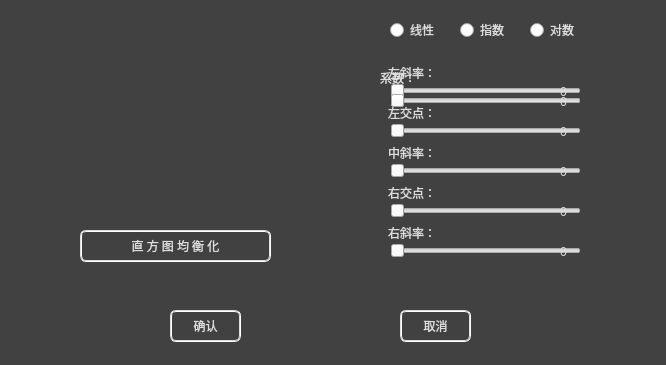
<?xml version="1.0" encoding="UTF-8"?>
<ui version="4.0">
 <class>ContrastDialog</class>
 <widget class="QDialog" name="ContrastDialog">
  <property name="geometry">
   <rect>
    <x>0</x>
    <y>0</y>
    <width>666</width>
    <height>365</height>
   </rect>
  </property>
  <property name="windowTitle">
   <string>对比度调节</string>
  </property>
  <property name="styleSheet">
   <string notr="true">QDialog
{
	background-color:rgb(65, 65, 65);
}
QDialog QLabel
{
	color:rgb(221, 221, 221);
	qproperty-alignment: AlignCenter;
}
QPushButton
{
	border:2px groove rgb(221, 221, 221);
	border-radius: 6px;
	color:rgb(221, 221, 221);
	padding: 2px 5px;
}
QPushButton:hover
{
	border:2px groove rgb(221, 221, 221);
	color: rgb(83, 83, 83);
	background-color: rgb(221, 221, 221);
}
QPushButton:pressed
{
	border:2px groove rgb(70, 160, 245);
	color: rgb(221, 221, 221);
	background-color: rgb(70, 160, 245);
}
QRadioButton
{
	color:rgb(221, 221, 221);
}
</string>
  </property>
  <widget class="QLabel" name="imageLabel">
   <property name="geometry">
    <rect>
     <x>40</x>
     <y>30</y>
     <width>300</width>
     <height>170</height>
    </rect>
   </property>
   <property name="text">
    <string/>
   </property>
  </widget>
  <widget class="QRadioButton" name="linearButton">
   <property name="geometry">
    <rect>
     <x>390</x>
     <y>20</y>
     <width>51</width>
     <height>20</height>
    </rect>
   </property>
   <property name="font">
    <font>
     <family>Lantinghei SC</family>
    </font>
   </property>
   <property name="cursor">
    <cursorShape>PointingHandCursor</cursorShape>
   </property>
   <property name="text">
    <string>线性</string>
   </property>
  </widget>
  <widget class="QRadioButton" name="expButton">
   <property name="geometry">
    <rect>
     <x>460</x>
     <y>20</y>
     <width>51</width>
     <height>20</height>
    </rect>
   </property>
   <property name="font">
    <font>
     <family>Lantinghei SC</family>
    </font>
   </property>
   <property name="cursor">
    <cursorShape>PointingHandCursor</cursorShape>
   </property>
   <property name="text">
    <string>指数</string>
   </property>
  </widget>
  <widget class="QRadioButton" name="logButton">
   <property name="geometry">
    <rect>
     <x>530</x>
     <y>20</y>
     <width>51</width>
     <height>20</height>
    </rect>
   </property>
   <property name="font">
    <font>
     <family>Lantinghei SC</family>
    </font>
   </property>
   <property name="cursor">
    <cursorShape>PointingHandCursor</cursorShape>
   </property>
   <property name="text">
    <string>对数</string>
   </property>
  </widget>
  <widget class="QSlider" name="leftSlopeSlider">
   <property name="geometry">
    <rect>
     <x>390</x>
     <y>80</y>
     <width>191</width>
     <height>22</height>
    </rect>
   </property>
   <property name="cursor">
    <cursorShape>PointingHandCursor</cursorShape>
   </property>
   <property name="orientation">
    <enum>Qt::Horizontal</enum>
   </property>
  </widget>
  <widget class="QSlider" name="leftPointSlider">
   <property name="geometry">
    <rect>
     <x>390</x>
     <y>120</y>
     <width>191</width>
     <height>22</height>
    </rect>
   </property>
   <property name="cursor">
    <cursorShape>PointingHandCursor</cursorShape>
   </property>
   <property name="orientation">
    <enum>Qt::Horizontal</enum>
   </property>
  </widget>
  <widget class="QSlider" name="middleSlopeSlider">
   <property name="geometry">
    <rect>
     <x>390</x>
     <y>160</y>
     <width>191</width>
     <height>22</height>
    </rect>
   </property>
   <property name="cursor">
    <cursorShape>PointingHandCursor</cursorShape>
   </property>
   <property name="orientation">
    <enum>Qt::Horizontal</enum>
   </property>
  </widget>
  <widget class="QSlider" name="rightPointSlider">
   <property name="geometry">
    <rect>
     <x>390</x>
     <y>200</y>
     <width>191</width>
     <height>22</height>
    </rect>
   </property>
   <property name="cursor">
    <cursorShape>PointingHandCursor</cursorShape>
   </property>
   <property name="orientation">
    <enum>Qt::Horizontal</enum>
   </property>
  </widget>
  <widget class="QSlider" name="rightSlopeSlider">
   <property name="geometry">
    <rect>
     <x>390</x>
     <y>240</y>
     <width>191</width>
     <height>22</height>
    </rect>
   </property>
   <property name="cursor">
    <cursorShape>PointingHandCursor</cursorShape>
   </property>
   <property name="orientation">
    <enum>Qt::Horizontal</enum>
   </property>
  </widget>
  <widget class="QLabel" name="leftSlopeLabel">
   <property name="geometry">
    <rect>
     <x>388</x>
     <y>65</y>
     <width>60</width>
     <height>16</height>
    </rect>
   </property>
   <property name="font">
    <font>
     <family>Lantinghei SC</family>
    </font>
   </property>
   <property name="text">
    <string>左斜率：</string>
   </property>
  </widget>
  <widget class="QLabel" name="leftPointLabel">
   <property name="geometry">
    <rect>
     <x>388</x>
     <y>105</y>
     <width>60</width>
     <height>16</height>
    </rect>
   </property>
   <property name="font">
    <font>
     <family>Lantinghei SC</family>
    </font>
   </property>
   <property name="text">
    <string>左交点：</string>
   </property>
  </widget>
  <widget class="QLabel" name="middleSlopeLabel">
   <property name="geometry">
    <rect>
     <x>388</x>
     <y>145</y>
     <width>60</width>
     <height>16</height>
    </rect>
   </property>
   <property name="font">
    <font>
     <family>Lantinghei SC</family>
    </font>
   </property>
   <property name="text">
    <string>中斜率：</string>
   </property>
  </widget>
  <widget class="QLabel" name="rightPointLabel">
   <property name="geometry">
    <rect>
     <x>388</x>
     <y>185</y>
     <width>60</width>
     <height>16</height>
    </rect>
   </property>
   <property name="font">
    <font>
     <family>Lantinghei SC</family>
    </font>
   </property>
   <property name="text">
    <string>右交点：</string>
   </property>
  </widget>
  <widget class="QLabel" name="rightSlopeLabel">
   <property name="geometry">
    <rect>
     <x>388</x>
     <y>225</y>
     <width>60</width>
     <height>16</height>
    </rect>
   </property>
   <property name="font">
    <font>
     <family>Lantinghei SC</family>
    </font>
   </property>
   <property name="text">
    <string>右斜率：</string>
   </property>
  </widget>
  <widget class="QSlider" name="expSlider">
   <property name="geometry">
    <rect>
     <x>390</x>
     <y>90</y>
     <width>191</width>
     <height>22</height>
    </rect>
   </property>
   <property name="cursor">
    <cursorShape>PointingHandCursor</cursorShape>
   </property>
   <property name="orientation">
    <enum>Qt::Horizontal</enum>
   </property>
  </widget>
  <widget class="QSlider" name="logSlider">
   <property name="geometry">
    <rect>
     <x>390</x>
     <y>90</y>
     <width>191</width>
     <height>22</height>
    </rect>
   </property>
   <property name="cursor">
    <cursorShape>PointingHandCursor</cursorShape>
   </property>
   <property name="orientation">
    <enum>Qt::Horizontal</enum>
   </property>
  </widget>
  <widget class="QLabel" name="explogLabel">
   <property name="geometry">
    <rect>
     <x>380</x>
     <y>70</y>
     <width>60</width>
     <height>16</height>
    </rect>
   </property>
   <property name="font">
    <font>
     <family>Lantinghei SC</family>
    </font>
   </property>
   <property name="text">
    <string>系数：</string>
   </property>
  </widget>
  <widget class="QLabel" name="leftSlopeValue">
   <property name="geometry">
    <rect>
     <x>560</x>
     <y>83</y>
     <width>60</width>
     <height>16</height>
    </rect>
   </property>
   <property name="font">
    <font>
     <family>Lantinghei SC</family>
    </font>
   </property>
   <property name="text">
    <string>0</string>
   </property>
  </widget>
  <widget class="QLabel" name="leftPointValue">
   <property name="geometry">
    <rect>
     <x>560</x>
     <y>123</y>
     <width>60</width>
     <height>16</height>
    </rect>
   </property>
   <property name="font">
    <font>
     <family>Lantinghei SC</family>
    </font>
   </property>
   <property name="text">
    <string>0</string>
   </property>
  </widget>
  <widget class="QLabel" name="middleSlopeValue">
   <property name="geometry">
    <rect>
     <x>560</x>
     <y>163</y>
     <width>60</width>
     <height>16</height>
    </rect>
   </property>
   <property name="font">
    <font>
     <family>Lantinghei SC</family>
    </font>
   </property>
   <property name="text">
    <string>0</string>
   </property>
  </widget>
  <widget class="QLabel" name="rightPointValue">
   <property name="geometry">
    <rect>
     <x>560</x>
     <y>203</y>
     <width>60</width>
     <height>16</height>
    </rect>
   </property>
   <property name="font">
    <font>
     <family>Lantinghei SC</family>
    </font>
   </property>
   <property name="text">
    <string>0</string>
   </property>
  </widget>
  <widget class="QLabel" name="rightSlopeValue">
   <property name="geometry">
    <rect>
     <x>560</x>
     <y>243</y>
     <width>60</width>
     <height>16</height>
    </rect>
   </property>
   <property name="font">
    <font>
     <family>Lantinghei SC</family>
    </font>
   </property>
   <property name="text">
    <string>0</string>
   </property>
  </widget>
  <widget class="QLabel" name="explogValue">
   <property name="geometry">
    <rect>
     <x>560</x>
     <y>93</y>
     <width>60</width>
     <height>16</height>
    </rect>
   </property>
   <property name="font">
    <font>
     <family>Lantinghei SC</family>
    </font>
   </property>
   <property name="text">
    <string>0</string>
   </property>
  </widget>
  <widget class="QPushButton" name="conformButton">
   <property name="geometry">
    <rect>
     <x>170</x>
     <y>310</y>
     <width>71</width>
     <height>32</height>
    </rect>
   </property>
   <property name="font">
    <font>
     <family>Lantinghei SC</family>
    </font>
   </property>
   <property name="cursor">
    <cursorShape>PointingHandCursor</cursorShape>
   </property>
   <property name="text">
    <string>确认</string>
   </property>
  </widget>
  <widget class="QPushButton" name="cancelButton">
   <property name="geometry">
    <rect>
     <x>400</x>
     <y>310</y>
     <width>71</width>
     <height>32</height>
    </rect>
   </property>
   <property name="font">
    <font>
     <family>Lantinghei SC</family>
    </font>
   </property>
   <property name="cursor">
    <cursorShape>PointingHandCursor</cursorShape>
   </property>
   <property name="text">
    <string>取消</string>
   </property>
  </widget>
  <widget class="QPushButton" name="equalizationButton">
   <property name="geometry">
    <rect>
     <x>80</x>
     <y>230</y>
     <width>191</width>
     <height>32</height>
    </rect>
   </property>
   <property name="font">
    <font>
     <family>Lantinghei SC</family>
    </font>
   </property>
   <property name="cursor">
    <cursorShape>PointingHandCursor</cursorShape>
   </property>
   <property name="text">
    <string>直 方 图 均 衡 化</string>
   </property>
  </widget>
 </widget>
 <resources/>
 <connections/>
</ui>
